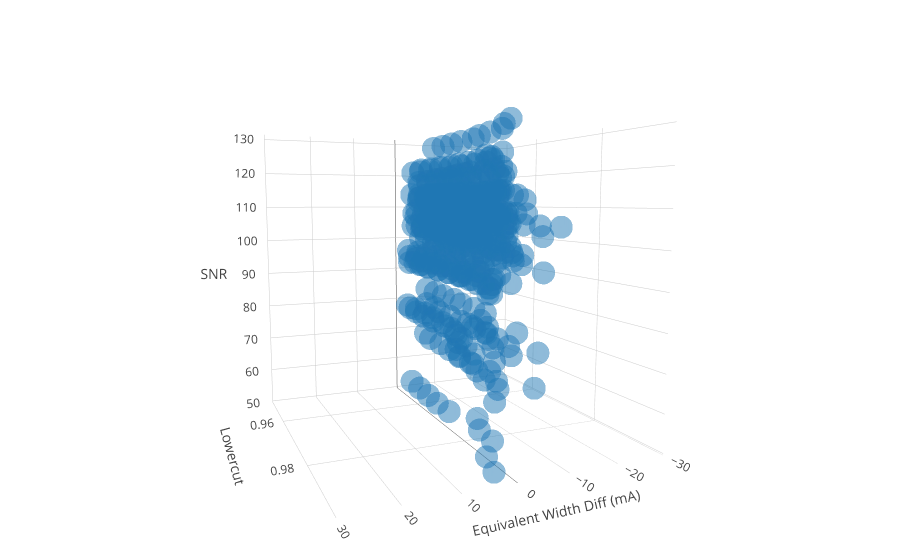

Here is the notebook cell this chart was saved with:
### Code cell
# Find optimal lowercut value
write_out = False
plot = True

with open(outputs[0]) as jsonfile:
    jsondata = json.load(jsonfile)
    key = list(jsondata.keys())[2]
    lowcuts = [cut for cut,ew in jsondata[key]]
    line_list = list(jsondata.keys())
    line_list = np.array(sorted(np.array(line_list).astype(float))).astype(str)

if write_out:
    f_out = open("as.txt","w")
solns_dev = []
closest_dev = []
closest_pdiffs = []

line_dict = {}
n=2
for line in line_list[n:n+1]:
    print(line)
    pdiff_all = []
    lowercut_all = []
    snr_all = []
    #pdiff_iso = []
    #snr_iso = []
    for i in range(len(outputs)):
        if 'ngc2204_3321red' in outputs[i]:
            pass
        clust, star = outputs[i].split("/")[-1].split("_")[0:2]
        star = star[0:-3]
        #print(clust, star)
        idx = snr_dict[clust].index[snr_dict[clust]['Star'] == int(star)].tolist()
        snr = float(snr_dict[clust].loc[idx]['S/N'])
        #print(snr)

        with open(outputs[i]) as jsonfile, open(by_hand[i]) as ewfile:
            
            jsondata = json.load(jsonfile)
            handdata = pd.read_csv(ewfile, delim_whitespace = True, header = None)[[0,4]]
            hand_dict = dict(zip([str(i) for i in handdata[0].tolist()], handdata[4].tolist()))
            key = line
            lowercut = [cut for cut,ew in jsondata[key]]
            ew_meas = [ew for cut,ew in jsondata[key]]
            #print(outputs[i])
            #print(ew_meas)
            #print(hand_dict[key])
            
            label = disp_df['JSON File'][i].split('/')[-1].split('.')[0]
            if hand_dict[key] == 0:
                continue
            if len(lowercut) < len_range:
                continue
            
            ew_pdiff = ((np.array(ew_meas)-hand_dict[key])/hand_dict[key]) * 100
            ew_absdiff = np.array(ew_meas) - hand_dict[key]
            #plt.plot(lowercut,ew_pdiff,'.',color='k')
            #print(pdiff_all, list(ew_absdiff))
            #print(hand_dict[key])
            pdiff_all = pdiff_all+list(ew_absdiff)
            lowercut_all = lowercut_all + lowercut
            snr_all = snr_all + [snr]*len(ew_absdiff)
            #pdiff_iso = pdiff_iso + [ew_absdiff[8]]
            #snr_iso = snr_iso + [snr]
            
    trace1 = go.Scatter3d(x=pdiff_all,y=lowercut_all,z=snr_all,
                          mode='markers',opacity=0.5) 

    
    data = [trace1]
    layout = go.Layout(scene = dict(xaxis = dict(title='Equivalent Width Diff (mA)', range = [-30,30]),
                                    yaxis = dict(title='Lowercut'),zaxis = dict(title='SNR'),),width=700,margin=dict(r=20, b=10, l=10, t=10))
    fig = go.Figure(data=data, layout=layout)
    iplot(fig, filename = 'snr_lowercut')

### Figure 1 — Plotly figure (JSON) as saved in the notebook; plotly's stock layout.template omitted (floating-point values rounded to 4 significant figures; data arrays with more than 128 entries replaced by an {"elided": "..."} marker saying what was removed)
{"data": [{"mode": "markers", "opacity": 0.5, "type": "scatter3d", "x": {"elided": "430 float values"}, "y": {"elided": "430 float values"}, "z": {"elided": "430 int values"}}], "layout": {"autosize": true, "margin": {"b": 10, "l": 10, "r": 20, "t": 10}, "scene": {"aspectmode": "auto", "aspectratio": {"x": 1, "y": 1, "z": 1}, "camera": {"center": {"x": 0, "y": 0, "z": 0}, "eye": {"x": 0.847, "y": 1.976, "z": 0.254}, "up": {"x": 0, "y": 0, "z": 1}}, "xaxis": {"range": [-30, 30], "title": "Equivalent Width Diff (mA)", "type": "linear"}, "yaxis": {"title": "Lowercut", "type": "linear"}, "zaxis": {"title": "SNR", "type": "linear"}}}}
